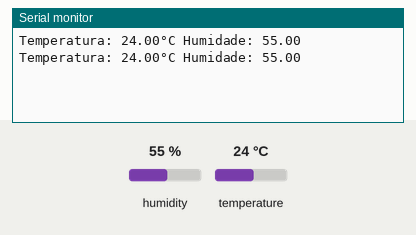
Recording of a sketch running on a simulated Arduino Uno, built with avr-gcc and run on an emulated ATmega328P. Shown: the last lines printed to the serial monitor. The inputs (shaded band) are chosen by the test bench; at power-on: humidity 55 %, temperature 24 °C.

Above: at 2.8 s.
2.9 s: humidity set to 22 %
At 5.2 s:
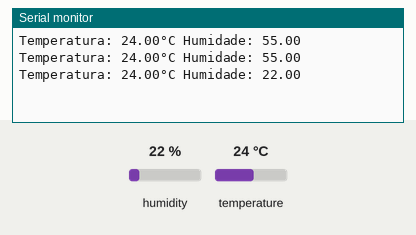
5.6 s: temperature set to 12 °C
At 7.3 s:
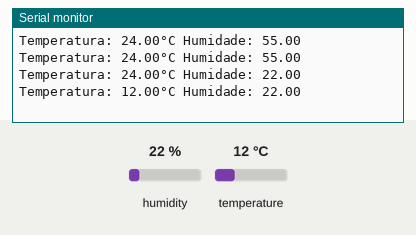
8.3 s: humidity set to 40 %
At 10.8 s:
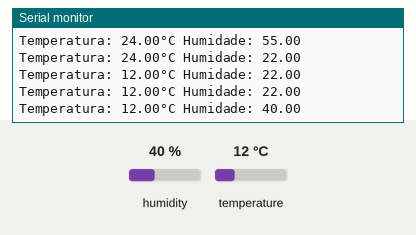
Timing chart, 0 to 12.3 s (numbered marks = the images above; inputs shaded):
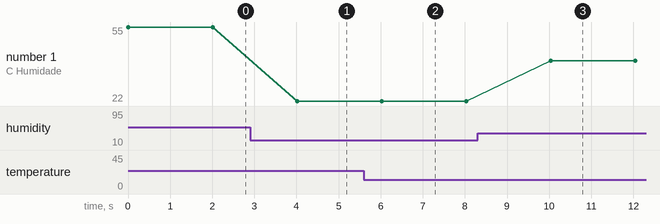

Measured:
- after the input at 2.9 s, the serial monitor: prints a new line after 1.1 s (image 1)
- after the input at 5.6 s, the serial monitor: prints a new line after 0.42 s (image 2)
- after the input at 8.3 s, the serial monitor: prints a new line after 1.7 s (image 3)
- plotted number 1: 55 → 22 after the input at 2.9 s, 22 → 40 after the input at 8.3 s

The sketch:

test_sensor.ino
```cpp
#include <DHT.h>
#define DHTPIN 4
#define DHTTYPE DHT22
DHT dht(DHTPIN, DHTTYPE);

void setup() {
  Serial.begin(115200);
  dht.begin();
}

void loop() {
  float h = dht.readHumidity();
  float t = dht.readTemperature();

  if (isnan(h) || isnan(t)) {
    Serial.println("Falha ao ler do DHT!");
  } else {
    Serial.print("Temperatura: ");
    Serial.print(t);
    Serial.print("°C Humidade: ");
    Serial.println(h);
  }
  delay(2000);
}
```
